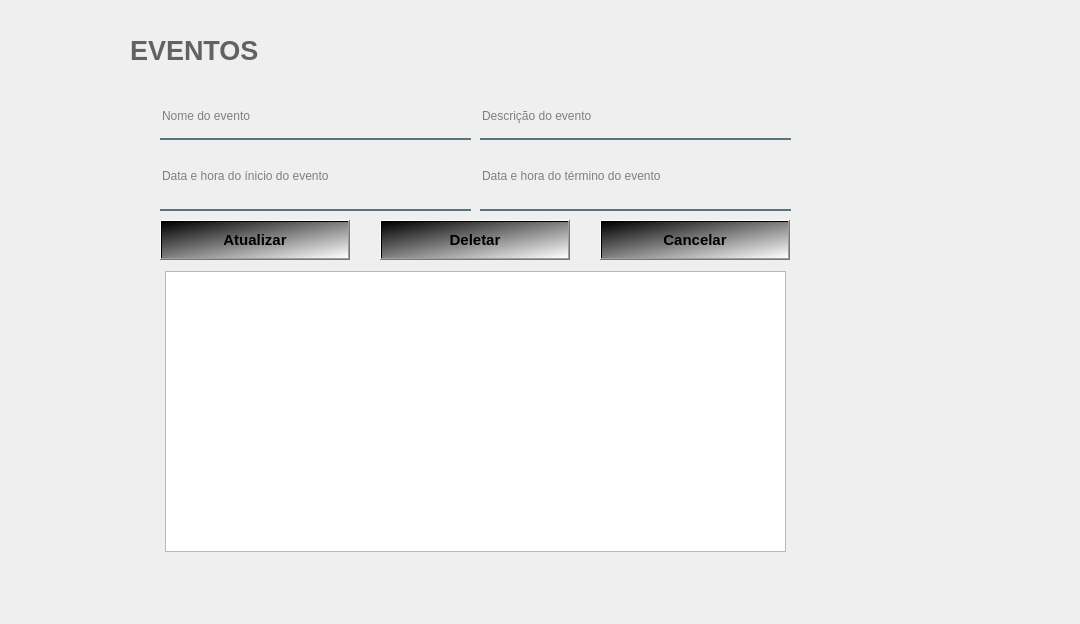
<?xml version="1.0" encoding="UTF-8"?>
<ui version="4.0">
 <class>MainWindow</class>
 <widget class="QMainWindow" name="MainWindow">
  <property name="geometry">
   <rect>
    <x>0</x>
    <y>0</y>
    <width>1080</width>
    <height>624</height>
   </rect>
  </property>
  <property name="windowTitle">
   <string>MainWindow</string>
  </property>
  <property name="styleSheet">
   <string notr="true">background-color: rgb(255, 255, 255);

QMenuBar::hover {
    background-color: black;
    color: black;
}


QMenuBar#QMenuBar:hover {
color: rgb(0, 0, 0);
}

</string>
  </property>
  <widget class="QWidget" name="centralwidget">
   <widget class="QWidget" name="widget" native="true">
    <property name="enabled">
     <bool>true</bool>
    </property>
    <property name="geometry">
     <rect>
      <x>40</x>
      <y>0</y>
      <width>941</width>
      <height>561</height>
     </rect>
    </property>
    <property name="mouseTracking">
     <bool>true</bool>
    </property>
    <property name="focusPolicy">
     <enum>Qt::NoFocus</enum>
    </property>
    <property name="autoFillBackground">
     <bool>false</bool>
    </property>
    <property name="styleSheet">
     <string notr="true">

QPushButton#pushButton{
background-color: qlineargradient(spread:pad, x1:0, y1:0.505682, x2:1, y2:0.477, stop:0 rgba(236, 141, 26, 219), stop: 1 rgba(160, 96, 18, 180));
color:rgba(255,255,255,210);
border-radius:5px;
}

QPushButton#pushButton_2, #pushButton_3, #pushButton_4, #pushButton_5{
background-color: rgba(0,0,0,0);
color: rgba(85,98,112,255);
}


QPushButton#pushButton_2:hover,#pushButton_3:hover, #pushButton_4:hover, #pushButton_5:hover {
color: rgba(131,96,53,255);
}


QPushButton#pushButton_2:pressed, #pushButton_3:pressed, #pushButton_4:pressed, #pushButton_5:pressed{
padding-left: 5px;
padding-top:5px;
background-color:rgba(0,0,0,0);
}

QPushButton#pushButton:hover{
background-color: qlineargradient(spread:pad, x1:0, y1:0.505682, x2:1, y2:0.477, stop:0 rgba(0, 71, 135, 219), stop: 1 rgba(85, 81, 84, 226));
}

QPushButton#pushButton:pressed{
padding-left:5px;
padding-top:5px;
background-color: rgba(150, 123, 111, 255)
}
</string>
    </property>
    <widget class="QLabel" name="label_4">
     <property name="geometry">
      <rect>
       <x>90</x>
       <y>30</y>
       <width>411</width>
       <height>40</height>
      </rect>
     </property>
     <property name="font">
      <font>
       <pointsize>20</pointsize>
       <weight>75</weight>
       <bold>true</bold>
      </font>
     </property>
     <property name="styleSheet">
      <string notr="true">color:rgba(0, 0, 0, 150)</string>
     </property>
     <property name="text">
      <string>EVENTOS</string>
     </property>
    </widget>
    <widget class="QLineEdit" name="lineEdit">
     <property name="geometry">
      <rect>
       <x>120</x>
       <y>100</y>
       <width>311</width>
       <height>40</height>
      </rect>
     </property>
     <property name="styleSheet">
      <string notr="true">background-color: rgba(0, 0, 0, 0);
border: none;
border-bottom: 2px solid rgba(46, 82, 101, 200);
color:rgba(0,0,0,240);
padding-bottom:7px;</string>
     </property>
     <property name="placeholderText">
      <string>Nome do evento</string>
     </property>
    </widget>
    <widget class="QLineEdit" name="lineEdit_3">
     <property name="geometry">
      <rect>
       <x>440</x>
       <y>100</y>
       <width>311</width>
       <height>40</height>
      </rect>
     </property>
     <property name="styleSheet">
      <string notr="true">background-color: rgba(0, 0, 0, 0);
border: none;
border-bottom: 2px solid rgba(46, 82, 101, 200);
color:rgba(0,0,0,240);
padding-bottom:7px;</string>
     </property>
     <property name="echoMode">
      <enum>QLineEdit::Normal</enum>
     </property>
     <property name="placeholderText">
      <string>Descrição do evento</string>
     </property>
    </widget>
    <widget class="QPushButton" name="pushButton_2">
     <property name="geometry">
      <rect>
       <x>340</x>
       <y>220</y>
       <width>190</width>
       <height>40</height>
      </rect>
     </property>
     <property name="font">
      <font>
       <pointsize>11</pointsize>
       <weight>75</weight>
       <bold>true</bold>
      </font>
     </property>
     <property name="styleSheet">
      <string notr="true">
background: qlineargradient(x1: 0, y1: 0, x2: 1, y2: 1, stop: 0 #000000, stop: 0.5 #808080, stop: 1 #FFFFFF);
color: black;
</string>
     </property>
     <property name="text">
      <string>Deletar</string>
     </property>
    </widget>
    <widget class="QPushButton" name="pushButton_3">
     <property name="geometry">
      <rect>
       <x>120</x>
       <y>220</y>
       <width>190</width>
       <height>40</height>
      </rect>
     </property>
     <property name="font">
      <font>
       <pointsize>11</pointsize>
       <weight>75</weight>
       <bold>true</bold>
      </font>
     </property>
     <property name="styleSheet">
      <string notr="true">
background: qlineargradient(x1: 0, y1: 0, x2: 1, y2: 1, stop: 0 #000000, stop: 0.5 #808080, stop: 1 #FFFFFF);
color: black;
</string>
     </property>
     <property name="text">
      <string>Atualizar</string>
     </property>
    </widget>
    <widget class="QLineEdit" name="lineEdit_2">
     <property name="geometry">
      <rect>
       <x>120</x>
       <y>150</y>
       <width>311</width>
       <height>61</height>
      </rect>
     </property>
     <property name="styleSheet">
      <string notr="true">background-color: rgba(0, 0, 0, 0);
border: none;
border-bottom: 2px solid rgba(46, 82, 101, 200);
color:rgba(0,0,0,240);
padding-bottom:7px;</string>
     </property>
     <property name="placeholderText">
      <string>Data e hora do ínicio do evento</string>
     </property>
    </widget>
    <widget class="QLineEdit" name="lineEdit_4">
     <property name="geometry">
      <rect>
       <x>440</x>
       <y>150</y>
       <width>311</width>
       <height>61</height>
      </rect>
     </property>
     <property name="styleSheet">
      <string notr="true">background-color: rgba(0, 0, 0, 0);
border: none;
border-bottom: 2px solid rgba(46, 82, 101, 200);
color:rgba(0,0,0,240);
padding-bottom:7px;</string>
     </property>
     <property name="placeholderText">
      <string>Data e hora do término do evento</string>
     </property>
    </widget>
    <widget class="QPushButton" name="pushButton_4">
     <property name="geometry">
      <rect>
       <x>560</x>
       <y>220</y>
       <width>190</width>
       <height>40</height>
      </rect>
     </property>
     <property name="font">
      <font>
       <pointsize>11</pointsize>
       <weight>75</weight>
       <bold>true</bold>
      </font>
     </property>
     <property name="styleSheet">
      <string notr="true">
background: qlineargradient(x1: 0, y1: 0, x2: 1, y2: 1, stop: 0 #000000, stop: 0.5 #808080, stop: 1 #FFFFFF);
color: black;
</string>
     </property>
     <property name="text">
      <string>Cancelar</string>
     </property>
    </widget>
    <widget class="QTableWidget" name="tableWidget">
     <property name="geometry">
      <rect>
       <x>125</x>
       <y>271</y>
       <width>621</width>
       <height>281</height>
      </rect>
     </property>
    </widget>
   </widget>
  </widget>
  <action name="actionCadastrar_usu_rio">
   <property name="text">
    <string>Cadastrar usuário</string>
   </property>
  </action>
  <action name="actionEditar_Deletar">
   <property name="text">
    <string>Editar / Deletar</string>
   </property>
  </action>
  <action name="actionSair">
   <property name="text">
    <string>Sair</string>
   </property>
  </action>
  <action name="actionSobre">
   <property name="text">
    <string>Sobre</string>
   </property>
  </action>
  <action name="actionConsulta_cadastros">
   <property name="text">
    <string>Consulta cadastros</string>
   </property>
  </action>
  <action name="actionConsulta_faltas">
   <property name="text">
    <string>Consulta faltas</string>
   </property>
  </action>
  <action name="actionCadastrar_aula">
   <property name="text">
    <string>Cadastrar aula</string>
   </property>
  </action>
  <action name="actionCadastrar_mat_ria">
   <property name="text">
    <string>Cadastrar matéria</string>
   </property>
  </action>
  <action name="actionMat_ria">
   <property name="text">
    <string>Matéria</string>
   </property>
  </action>
  <action name="actionCurso">
   <property name="text">
    <string>Curso</string>
   </property>
  </action>
  <action name="actionAula">
   <property name="text">
    <string>Aula</string>
   </property>
  </action>
  <action name="actionUsu_rio">
   <property name="text">
    <string>Usuário</string>
   </property>
  </action>
  <action name="actionO_que_PIN">
   <property name="text">
    <string>O que é PIN?</string>
   </property>
  </action>
 </widget>
 <resources>
  <include location="Imagem_evento.qrc"/>
 </resources>
 <connections/>
</ui>
